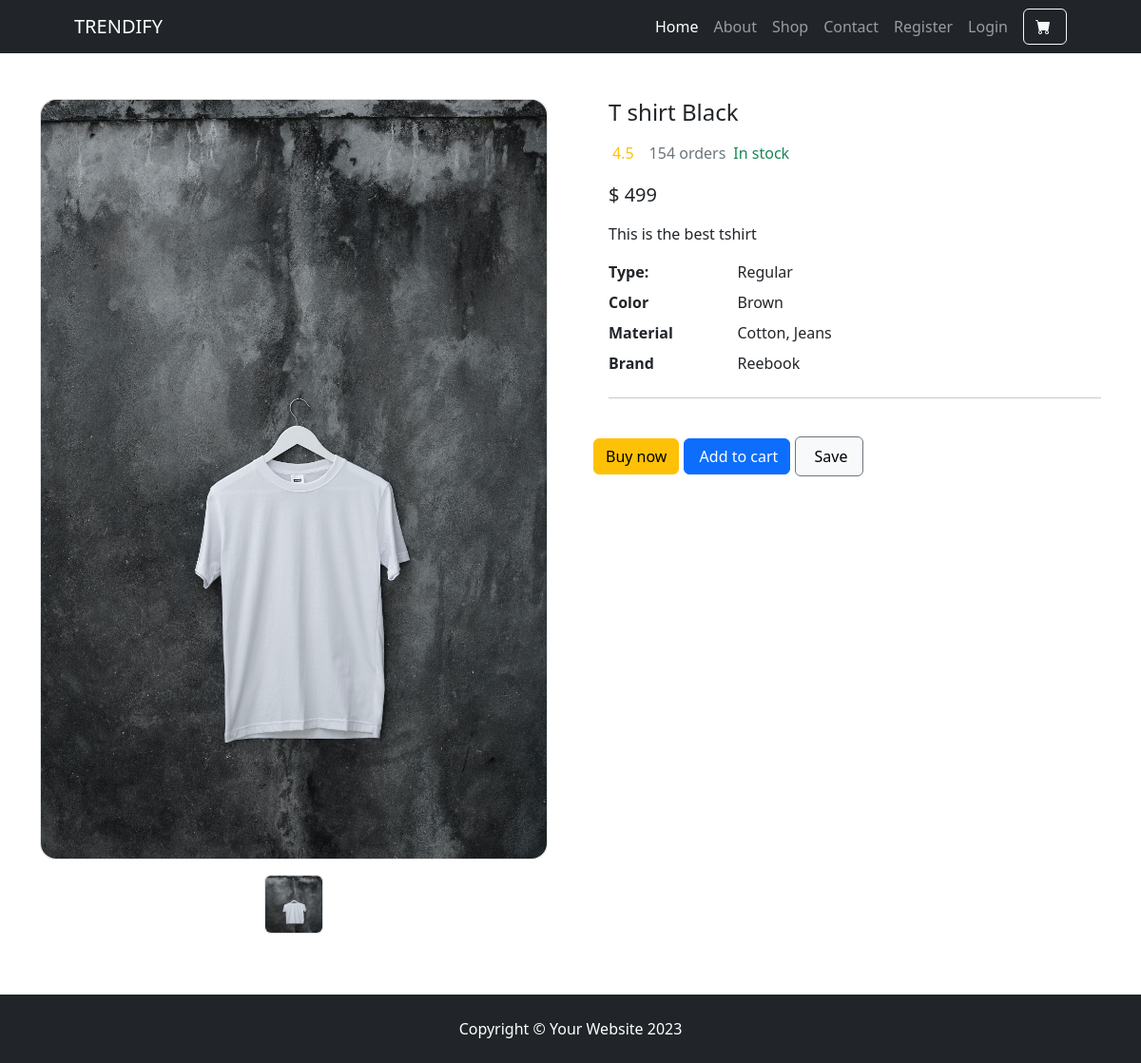
The page /product/t-shirt-black on the database its author committed.
### products/models.py (models this page shows, shortened)
class Product(BaseModel):
    product_name = models.CharField(max_length=100)
    slug = models.SlugField(unique=True, null= True, blank=True)
    category = models.ForeignKey(Category, on_delete=models.CASCADE, related_name='product')
    price = models.IntegerField(null = False)
    product_description = models.TextField()
    color_variant = models.ManyToManyField(ColorVariant, blank=True)
    size_variant = models.ManyToManyField(SizeVariant, blank=True)

class ProductImage(BaseModel):
    product = models.ForeignKey(Product, on_delete=models.CASCADE, related_name='product_image')
    image = models.ImageField(upload_to="product")

### products/views.py (the view)
# urls.py: path('<slug>',views.get_product,name="get_product"),
def get_product(request, slug):
    try:
        product = Product.objects.get(slug=slug)
        context = {'product': product}
        if request.GET.get('size'):
            size = request.GET.get('size')
            price = product.get_price_by_size(size)
            context['selected_size'] = size
        return render(request, 'Product/product.html', context=context)
    except Exception as e:
        print(e)

### templates/Product/product.html (shortened to what this page needs)
{% extends 'Base/base.html'%}
{%block start%}
<section class="py-5">
    <div class="container">
      <div class="row gx-5">
        <aside class="col-lg-6">
          <div class="border rounded-4 mb-3 d-flex justify-content-center">
            <a data-fslightbox="mygalley" class="rounded-4" target="_blank" data-type="image" href="!#">
              <img style="max-width: 100%; max-height: 100vh; margin: auto;" class="rounded-4 fit" src="/media/{{product.product_image.first.image}}">
            </a>
          </div>
          <div class="d-flex justify-content-center mb-3">
            {%for image in product.product_image.all%}
            <a data-fslightbox="mygalley" class="border mx-1 rounded-2" target="_blank" data-type="image" href="">
              <img width="60" height="60" class="rounded-2" src="/media/{{image.image}}">
            </a>
            {%endfor%}
          </div>
        </aside>
        <main class="col-lg-6">
          <div class="ps-lg-3">
            <h4 class="title text-dark">
                {{product.product_name}}
            </h4>
            <div class="d-flex flex-row my-3">
              <div class="text-warning mb-1 me-2">
                <span class="ms-1">
                  4.5
                </span>
              </div>
              <span class="text-muted">154 orders</span>
              <span class="text-success ms-2">In stock</span>
            </div>
            <div class="mb-3">
              <span class="h5">$
                {%if updated_price%}
                {{updated_price}}
                {%else%}
                {{product.price}}
                {%endif%}
              </span>
            </div>
            <p>
                {{product.product_description}}
            </p>
            <div class="row">
              <dt class="col-3">Type:</dt>
              <dd class="col-9">Regular</dd>
              <dt class="col-3">Color</dt>
              <dd class="col-9">Brown</dd>
              <dt class="col-3">Material</dt>
              <dd class="col-9">Cotton, Jeans</dd>
              <dt class="col-3">Brand</dt>
              <dd class="col-9">Reebook</dd>
            </div>
            <hr>
            </div>
            <a href="#" class="btn btn-warning shadow-0"> Buy now </a>
            <a href="{% url 'add_to_cart' product.uid %} "  class="btn btn-primary shadow-0">  Add to cart </a>
            <a href="#" class="btn btn-light border border-secondary py-2 icon-hover px-3">  Save </a>
          </div>
      </div>
    </div>
{%endblock%}

### rows shown on the page
Product: product_image.first.image (picture), product_name "T shirt Black", price "499", product_description "This is the best tshirt"
ProductImage: image (picture)
